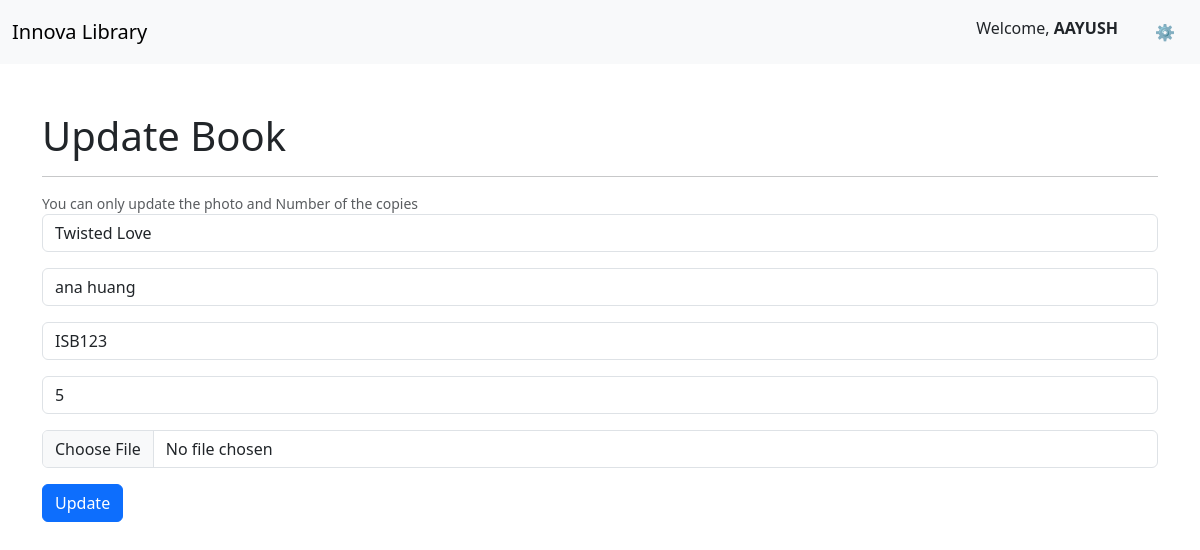
The page /updatebook/1/ (signed in) on the database its author committed.
### book/models.py (models this page shows, shortened)
class Book(models.Model):
    title = models.CharField(max_length=200)
    author = models.CharField(max_length=100)
    isbn = models.CharField(max_length=13, unique=True)
    published_date = models.DateField()
    available_copies = models.IntegerField(default=0)
    photo = models.ImageField(upload_to='book_photos/', null=True, blank=True)
    category = models.CharField(max_length=100)
    created_at = models.DateTimeField(auto_now_add=True)

### book/views.py (the view, shortened to what this page needs)
# urls.py: path('updatebook/<int:id>/',update_book,name='updatebook')
def update_book(request,id):
    try:
        book = Book.objects.get(id=id)
    except Book.DoesNotExist:
        messages.error(request, "Book not found")
        return redirect("updatebook", id=id)
    return render(request, 'updatebook.html', {'book': book})

### book/templates/updatebook.html (shortened to what this page needs)
{%extends 'base.html'%}
{%block content%}
<div class="container mt-5">
<form method="post" enctype="multipart/form-data">
    <h1> Update Book </h1>
    <hr>
    <div id="emailHelp" class="form-text">You can only update the photo and Number of the copies</div>
  <div class="mb-3">
    <input type="text" class="form-control" name="title" placeholder="Enter Book title" readonly value="{{book.title}}">
  </div>
  <div class="mb-3">
    <input type="text" class="form-control" name="author" placeholder="Enter Author Name" required readonly value="{{book.author}}">
  </div>
  <div class="mb-3">
    <input type="text" class="form-control" name="isbn" placeholder="Enter ISBN Code" required readonly value="{{book.isbn}}">
  </div>
  <div class="mb-3">
    <input type="number" class="form-control" name="available_copies" placeholder="Enter Number of copies" required  value="{{book.available_copies}}">
  </div>
  <div class="mb-3">
    <input type="file" class="form-control" name="photo" placeholder="Select the Photo"  value="{{book.photo}}">
  </div>
  <button type="submit" class="btn btn-primary">Update</button>
</form>
</div>
{%endblock%}

### rows shown on the page
Book: title "Twisted Love", author "ana huang", isbn "ISB123", available_copies "5"

### other values the page prints
{{ request.session.name | upper }} "AAYUSH"
